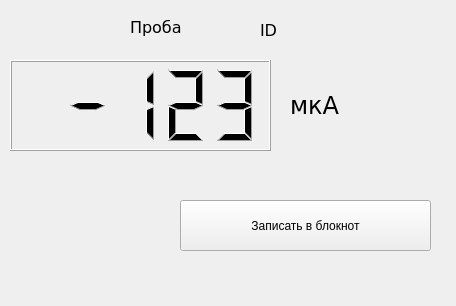
<?xml version="1.0" encoding="UTF-8"?>
<ui version="4.0">
 <class>fpVATP</class>
 <widget class="QMainWindow" name="fpVATP">
  <property name="geometry">
   <rect>
    <x>0</x>
    <y>0</y>
    <width>456</width>
    <height>306</height>
   </rect>
  </property>
  <property name="minimumSize">
   <size>
    <width>456</width>
    <height>306</height>
   </size>
  </property>
  <property name="maximumSize">
   <size>
    <width>456</width>
    <height>306</height>
   </size>
  </property>
  <property name="windowTitle">
   <string>Кондуктометр</string>
  </property>
  <widget class="QWidget" name="centralwidget">
   <widget class="QLCDNumber" name="lcdMain">
    <property name="geometry">
     <rect>
      <x>10</x>
      <y>60</y>
      <width>261</width>
      <height>91</height>
     </rect>
    </property>
    <property name="sizePolicy">
     <sizepolicy hsizetype="Preferred" vsizetype="Preferred">
      <horstretch>1</horstretch>
      <verstretch>0</verstretch>
     </sizepolicy>
    </property>
    <property name="minimumSize">
     <size>
      <width>151</width>
      <height>41</height>
     </size>
    </property>
    <property name="palette">
     <palette>
      <active>
       <colorrole role="WindowText">
        <brush brushstyle="SolidPattern">
         <color alpha="255">
          <red>0</red>
          <green>0</green>
          <blue>0</blue>
         </color>
        </brush>
       </colorrole>
      </active>
      <inactive>
       <colorrole role="WindowText">
        <brush brushstyle="SolidPattern">
         <color alpha="255">
          <red>0</red>
          <green>0</green>
          <blue>0</blue>
         </color>
        </brush>
       </colorrole>
      </inactive>
      <disabled>
       <colorrole role="WindowText">
        <brush brushstyle="SolidPattern">
         <color alpha="255">
          <red>120</red>
          <green>120</green>
          <blue>120</blue>
         </color>
        </brush>
       </colorrole>
      </disabled>
     </palette>
    </property>
    <property name="smallDecimalPoint">
     <bool>true</bool>
    </property>
    <property name="numDigits">
     <number>5</number>
    </property>
    <property name="digitCount">
     <number>5</number>
    </property>
    <property name="value" stdset="0">
     <double>-123.000000000000000</double>
    </property>
    <property name="intValue" stdset="0">
     <number>-123</number>
    </property>
   </widget>
   <widget class="QLabel" name="lblEd">
    <property name="geometry">
     <rect>
      <x>290</x>
      <y>70</y>
      <width>141</width>
      <height>71</height>
     </rect>
    </property>
    <property name="minimumSize">
     <size>
      <width>141</width>
      <height>31</height>
     </size>
    </property>
    <property name="font">
     <font>
      <family>Verdana</family>
      <pointsize>18</pointsize>
      <weight>50</weight>
      <bold>false</bold>
     </font>
    </property>
    <property name="text">
     <string>&lt;html&gt;&lt;head/&gt;&lt;body&gt;&lt;p&gt;мкA&lt;/p&gt;&lt;/body&gt;&lt;/html&gt;</string>
    </property>
   </widget>
   <widget class="QLabel" name="label_5">
    <property name="geometry">
     <rect>
      <x>130</x>
      <y>7</y>
      <width>121</width>
      <height>41</height>
     </rect>
    </property>
    <property name="minimumSize">
     <size>
      <width>19</width>
      <height>18</height>
     </size>
    </property>
    <property name="font">
     <font>
      <family>Verdana</family>
      <pointsize>12</pointsize>
     </font>
    </property>
    <property name="text">
     <string>Проба</string>
    </property>
   </widget>
   <widget class="QLabel" name="lblID">
    <property name="geometry">
     <rect>
      <x>260</x>
      <y>10</y>
      <width>181</width>
      <height>41</height>
     </rect>
    </property>
    <property name="minimumSize">
     <size>
      <width>19</width>
      <height>18</height>
     </size>
    </property>
    <property name="font">
     <font>
      <family>Verdana</family>
      <pointsize>12</pointsize>
     </font>
    </property>
    <property name="text">
     <string>ID</string>
    </property>
   </widget>
   <widget class="QToolButton" name="tbSaveToNotepad_">
    <property name="geometry">
     <rect>
      <x>180</x>
      <y>200</y>
      <width>251</width>
      <height>51</height>
     </rect>
    </property>
    <property name="minimumSize">
     <size>
      <width>71</width>
      <height>31</height>
     </size>
    </property>
    <property name="focusPolicy">
     <enum>Qt::NoFocus</enum>
    </property>
    <property name="text">
     <string>Записать в блокнот</string>
    </property>
   </widget>
  </widget>
  <widget class="QMenuBar" name="menubar">
   <property name="geometry">
    <rect>
     <x>0</x>
     <y>0</y>
     <width>456</width>
     <height>38</height>
    </rect>
   </property>
  </widget>
  <action name="actConf">
   <property name="text">
    <string>Градуировка</string>
   </property>
  </action>
  <action name="action">
   <property name="text">
    <string>Градуировка</string>
   </property>
  </action>
  <action name="action_2">
   <property name="text">
    <string>Сохранить профиль</string>
   </property>
  </action>
  <action name="action_3">
   <property name="text">
    <string>Редактировать профиль</string>
   </property>
  </action>
  <action name="action_4">
   <property name="text">
    <string>График</string>
   </property>
  </action>
  <action name="action_5">
   <property name="text">
    <string>Таблица результатов</string>
   </property>
  </action>
 </widget>
 <resources/>
 <connections/>
</ui>
